Frame 1 (no input): blank canvas, image omitted
Frame 60 (no input): blank canvas, image omitted
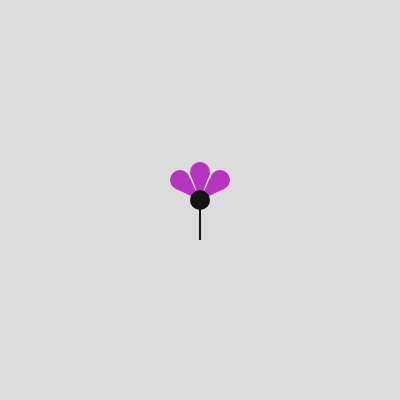
Frame 120 (the mouse pressed at the canvas centre since frame 60)

The p5.js sketch whose frames 1 and 60 were blank and that drew this single picture after the mouse press (run headless with seeded random() and noise() and a simulated clock; from frame 60 on, the mouse is pressed at the canvas centre):

// p5.js sketch
// ── sketch.js
let flo=[];
let sway=0;

function setup() {
  createCanvas(400, 400);
}

function draw() {
  background(220);
  for (i=0;i<flo.length;i++){
    flo[i].drawf();
  }
  
}

function mousePressed(){
  flowerCols=color(random(0,255),random(0,255),random(0,255));
  let newFlo= new Flower (mouseX, mouseY, flowerCols );
  flo.push(newFlo);
}

function mouseDragged(){
  sway=map(mouseX, 0,width, -2,2);
  for (i=0;i<flo.length;i++){
    flo[i].movef(sway);
  }
}
// ── flower.js
class Flower {
    constructor(x, y, col) {
        this.x = x;
        this.base=x;
        this.y = y;
        this.col = col;
    }

    drawf(){

        noStroke();
        fill(this.col);
        ellipse(this.x, this.y - 28, 20);
        ellipse(this.x - 20, this.y - 20, 20);
        ellipse(this.x + 20, this.y - 20, 20);

        triangle(this.x, this.y, this.x - 24, this.y - 11, this.x - 10, this.y - 22);
        triangle(this.x, this.y, this.x - 10, this.y - 27, this.x + 10, this.y - 27);
        triangle(this.x, this.y, this.x + 24, this.y - 11, this.x + 10, this.y - 22);
        fill(20);

        strokeWeight(5);
        rect(this.base - 1, this.y, 2, 40);
        ellipse(this.x, this.y, 20);
    }

    movef(sway){
        this.x+=sway;
    }

}
